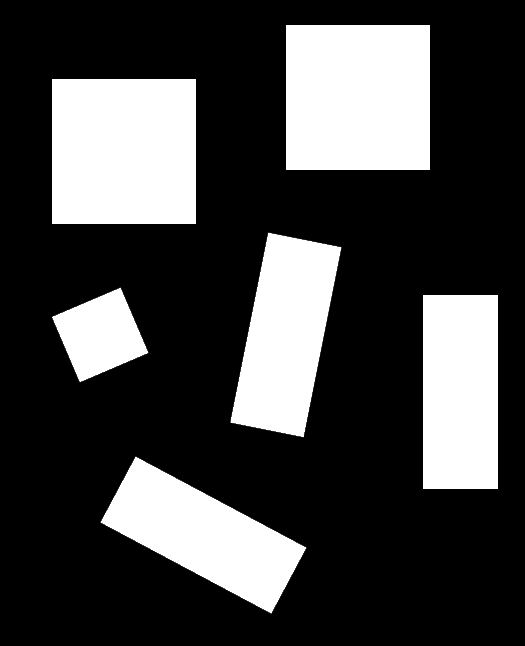
#> input picture InterfacageNumerique/TP/bloc_VI/2027/codes/_data/gray_blocks.png, 525 x 646 px
$ python detection_forme_test.py
#> lines starting #> are read from the running program, lines starting #| are printed output that depends on the picture; after the words box and inside, x2 and y2 are one past the last pixel; in counts of white or black regions, pixels touching at a corner belong together
import cv2
import numpy as np

img_dir_path = '../_data/'
MIN_AREA = 200          # taille min bruit objet (pas de bruit)
APPROX_EPSILON = 0.02   # tolérance pour la fonction approxPolyDP

img_gray = cv2.imread(img_dir_path+'gray_blocks.png', cv2.IMREAD_GRAYSCALE)
#> img_gray is the input picture: shape (646, 525); min 0, max 255, mean 68.1

#clahe = cv2.createCLAHE(clipLimit=2.0, tileGridSize=(8,8))
#img_contrast = clahe.apply(img_gray)

#Petit blur
img_contrast = cv2.GaussianBlur(img_gray, (15,15), 0)
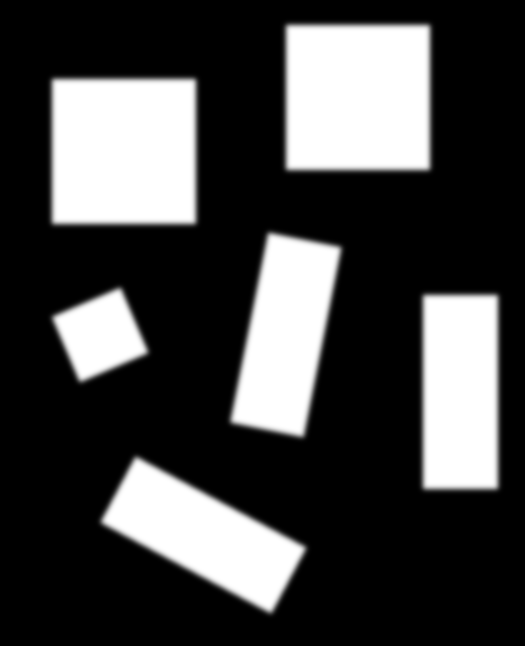
#> img_contrast: shape (646, 525); min 0, max 255, mean 68.1


thresh_value, img_thresh = cv2.threshold(img_contrast, 0, 255, cv2.THRESH_BINARY + cv2.THRESH_OTSU)
#> img_thresh: shape (646, 525); 26.7% white; 6 white regions
#> thresh_value = 124
#print(thresh_value)


#Contours
contours, _ = cv2.findContours(img_thresh, cv2.RETR_EXTERNAL, cv2.CHAIN_APPROX_SIMPLE)
#> contours = 6 contours; box (x1, y1, x2, y2) and area: (52, 79, 196, 224) 20576, (286, 25, 430, 170) 20576, (102, 458, 305, 612) 14277, (423, 295, 498, 489) 14266, (231, 234, 341, 436) 14233, (53, 289, 147, 381) 5182

img_out = cv2.cvtColor(img_gray, cv2.COLOR_GRAY2BGR)

for cnt in contours:
    area = cv2.contourArea(cnt)
    if area < MIN_AREA:
        continue

    # on dit que c'est un polygone
    peri = cv2.arcLength(cnt, True)
    approx = cv2.approxPolyDP(cnt, APPROX_EPSILON * peri, True)

    # Identifier le polygone
    n_sides = len(approx)
    if n_sides == 3:
        shape_type = "Triangle"
    elif n_sides == 4:
        # Utilisation minAreaRect pour tenir compte de l'orientation
        rect = cv2.minAreaRect(cnt)
        w, h = rect[1]
        ratio = w / float(h) if w > h else h / float(w)
        shape_type = "Carre" if 0.9 < ratio < 1.1 else "Rectangle"
    elif n_sides == 5:
        shape_type = "Pentagone"
    elif n_sides > 5:
        shape_type = "Cercle"
    else:
        shape_type = f"{n_sides}-gon"

    # draw
    cv2.drawContours(img_out, [approx], -1, (255,0,0), 2)

    # txt
    M = cv2.moments(cnt)
    if M["m00"] != 0:
        cX = int(M["m10"]/M["m00"])
        cY = int(M["m01"]/M["m00"])
        cv2.putText(img_out, shape_type, (cX-30, cY),cv2.FONT_HERSHEY_SIMPLEX, 0.5, (0,0,255), 2)
#> this loop made 6 passes
#> (area, peri, approx, rect, w, h, ratio, shape_type) on passes 1 to 5: (14277, 567.1, [[134, 459], [103, 523], [272, 610], [303, 546]], ((203, 534.6), (74.94, 193.9), -61.93), 74.94, 193.9, 2.59, 'Rectangle'), (14266, 529.3, [[426, 295], [423, 485], [494, 488], [497, 298]], ((460, 391.5), (193, 74), -90), 193, 74, 2.61, 'Rectangle'), (5182, 303.6, [[119, 289], [53, 318], [80, 380], [146, 352]], ((99.68, 334.4), (74.71, 71.17), -23.2), 74.71, 71.17, 1.05, 'Carre'), (14233, 557.9, [[269, 234], [231, 420], [302, 435], [340, 250]], ((285.4, 334.4), (193.6, 74.72), -78.69), 193.6, 74.72, 2.59, 'Rectangle'), (20576, 569.3, [[53, 80], [53, 222], [194, 222], [194, 80]], ((123.5, 151), (144, 143), -90), 144, 143, 1.01, 'Carre')
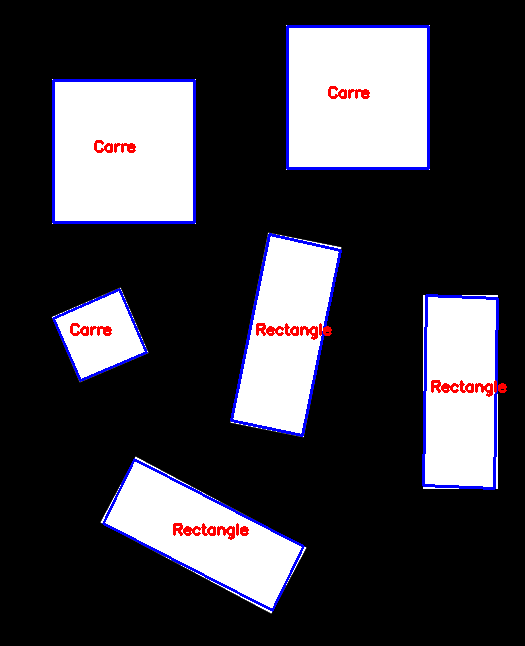
#> img_out: shape (646, 525, 3); 3.27% of pixels changed, all inside (x1, y1, x2, y2) = (52, 25, 507, 612)


cv2.imshow("Seuil Otsu", img_thresh)
cv2.imshow("Polygones detectes", img_out)
cv2.waitKey(0)
cv2.destroyAllWindows()
